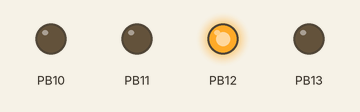
Recording of a sketch running on a simulated STM32 Blue Pill. On the bench: output pins drawn as LEDs (lit = HIGH).

Above: at 0.05 s.
At 0.25 s:
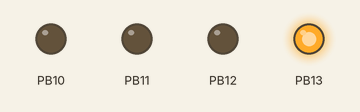
At 0.75 s:
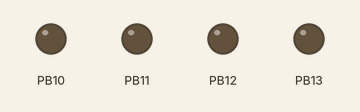
At 1.45 s:
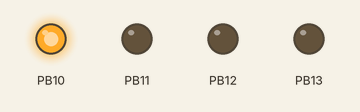
At 2.85 s:
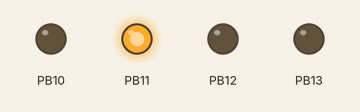
Timing chart, 0 to 3.1 s (numbered marks = the images above):
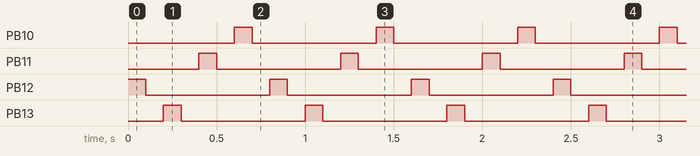

The sketch:

_011_Blink_allLeds.ino
```cpp
/*
 blink all LEDs
 Klopfer Percusive Controller

  May 2017, ChrisMicro
*/

#define LED1 PB12
#define LED2 PB13
#define LED3 PB11
#define LED4 PB10

#define NUMLEDS 4
const uint8_t Led[] = {LED1, LED2, LED3, LED4};

void setup()
{
  for (int n = 0; n < NUMLEDS; n++)  pinMode(Led[n], OUTPUT);
}

void setLed(uint8_t n, uint8_t state)
{
  if(n==4)digitalWrite(Led[n], !state);
  else digitalWrite(Led[n], state);
}

void loop()
{
  for (int n = 0; n < NUMLEDS; n++)
  {
    setLed(n, HIGH);
    delay(100);
    setLed(n, LOW);
    delay(100);
  }
}
```

Measured:
- by itself, PB10–13: alternates HIGH for 0.10 s and LOW for 0.70 s
